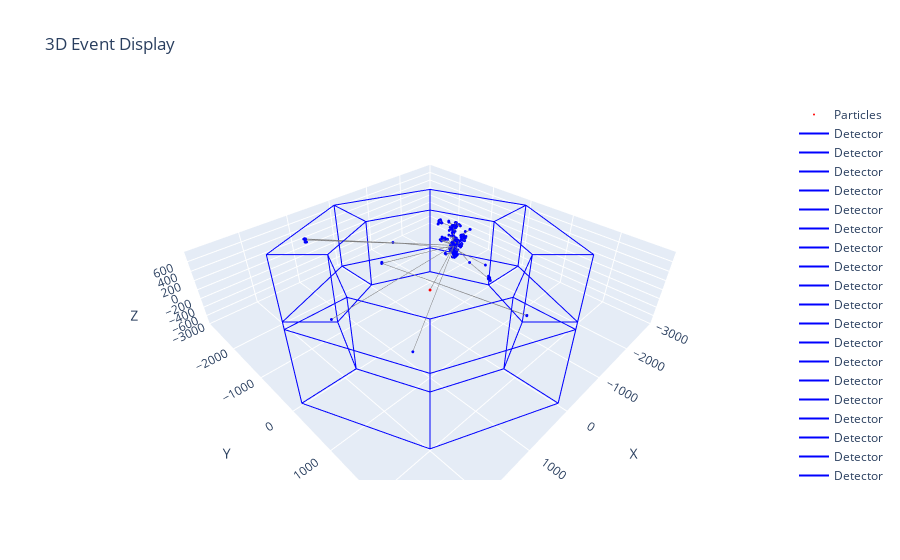

Notebook source saved alongside this figure:
### Code cell
fig = go.Figure(data=[particle_trace] + detector_traces + line_traces)
# fig = go.Figure(data=[particle_trace] + detector_traces + line_traces + [endpoint_trace])
fig.update_layout(
    scene=dict(
        xaxis_title="X",
        yaxis_title="Y",
        zaxis_title="Z",
        aspectmode="data"
    ),
    title="3D Event Display"
)
fig.show()
fig.write_html("event_display_pip.html")
